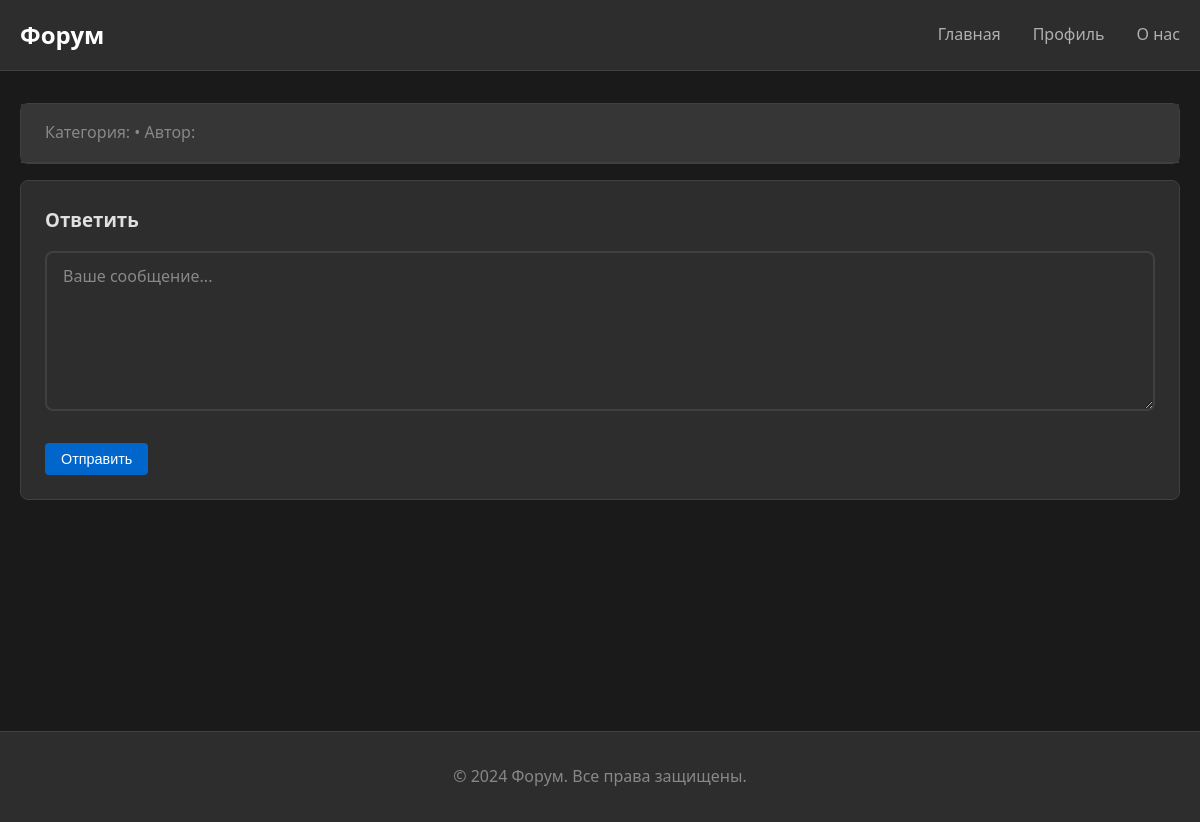
Before: /topic/5 with the older database file.
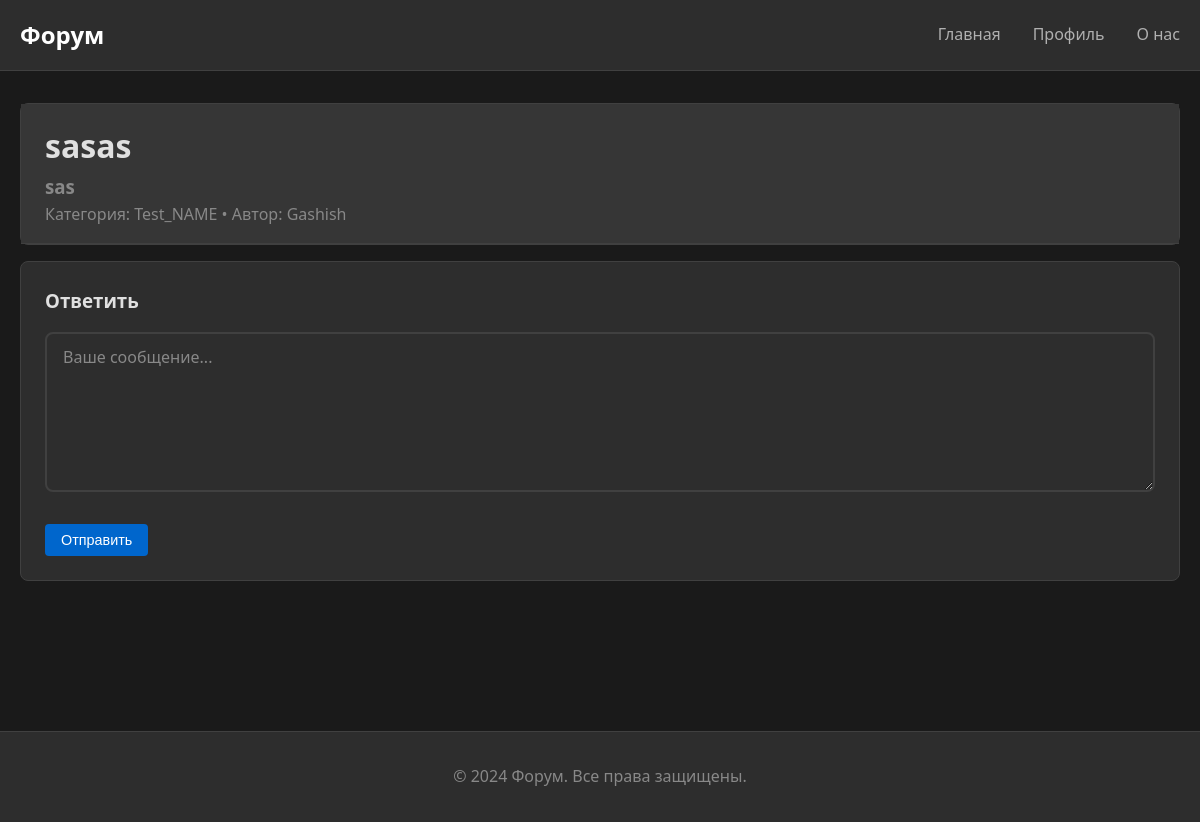
After: the same page with the newer database file.
### app3.py (models this page shows, shortened)
class Topic(db.Model):
    __tablename__ = 'topics'
    id = db.Column(db.Integer, primary_key=True)
    user_id = db.Column(db.Integer, db.ForeignKey('users.id'), nullable=False)
    category_id = db.Column(db.Integer, db.ForeignKey('categories.id'), nullable=False)
    title = db.Column(db.String(200), nullable=False)
    content = db.Column(db.Text, nullable=False)
    created_at = db.Column(db.DateTime, default=datetime.now().replace(microsecond=0))
    posts = db.relationship('Post', backref='topic', lazy=True, cascade='all, delete-orphan')

class Category(db.Model):
    __tablename__ = 'categories'
    id = db.Column(db.Integer, primary_key=True)
    user_id = db.Column(db.Integer, db.ForeignKey('users.id'), nullable=False)
    name = db.Column(db.String(100), nullable=False)
    description = db.Column(db.Text)
    created_at = db.Column(db.DateTime, default=datetime.now().replace(microsecond=0))
    topics = db.relationship('Topic', backref='category', lazy=True, cascade='all, delete-orphan')
    def __repr__(self):
        return f'{self.name}'

class User(db.Model):
    __tablename__ = 'users'
    id = db.Column(db.Integer, primary_key=True)
    username = db.Column(db.String(80), unique=True, nullable=False)
    email = db.Column(db.String(120), unique=True, nullable=False)
    password = db.Column(db.String(120), nullable=False)
    admin = db.Column(db.Integer, default=0)
    created_at = db.Column(db.DateTime, default=datetime.now().replace(microsecond=0))
    categories = db.relationship('Category', backref='author', lazy=True)
    topics = db.relationship('Topic', backref='author', lazy=True)
    posts = db.relationship('Post', backref='author', lazy=True)
    def __repr__(self):
        return f'{self.username}'

### app3.py (the view, shortened to what this page needs)
@app.route('/topic/<int:topic_id>', methods=['GET', 'POST'])
def topic(topic_id):
    topic = Topic.query.get(topic_id)
    posts = Post.query\
            .join(User, Post.user_id == User.id)\
            .join(Topic, Post.topic_id == Topic.id)\
            .add_columns(Post.id, Post.content, Post.created_at, User.username, Topic.title)\
            .filter(Post.topic_id == topic_id)
    return render_template('topic.html', topic=topic, posts=posts)

### templates/topic.html (shortened to what this page needs)
<!DOCTYPE html>
<html lang="ru">
<head>
    <link rel="stylesheet" href="{{ url_for('static', filename='css/styles.css') }}">
</head>
<body>
    <header class="header">
        <div class="container">
            <nav class="navbar">
                <a href="{{ url_for('index') }}" class="logo">Форум</a>
                <ul class="nav-links">
                    <li><a href="{{ url_for('index') }}">Главная</a></li>
                    <li><a href="{{ url_for('profile') }}">Профиль</a></li>
                    <li><a href="{{ url_for('about') }}">О нас</a></li>
                </ul>
            </nav>
        </div>
    </header>
    <main class="main-content">
        <div class="container">
            <div class="card">
                <div class="card-header">
                    <h1>{{ topic.title }}</h1>
                    <h3 class="text-muted">{{ topic.content }}</h3>
                    <p class="text-muted">Категория: {{ topic.category }} • Автор: {{ topic.author }}</p>
                </div>
            </div>
            <div class="card">
                <div class="card-body">
                    <h3 style="margin-bottom: 1rem;">Ответить</h3>
                    <form method="POST">
                        <div class="form-group">
                            <textarea class="form-input" rows="6" placeholder="Ваше сообщение..." name="content" required></textarea>
                        </div>
                        <button type="submit" class="btn btn-primary">Отправить</button>
                    </form>
                </div>
            </div>
        </div>
    </main>
    <footer class="footer">
        <div class="container">
            <p>&copy; 2024 Форум. Все права защищены.</p>
        </div>
    </footer>
</body>
</html>

Changed rows visible on the page:
added Topic: title "sasas", content "sas"
now on this page (row unchanged): Category: category "Test_NAME"
now on this page (row unchanged): User: author "Gashish"
